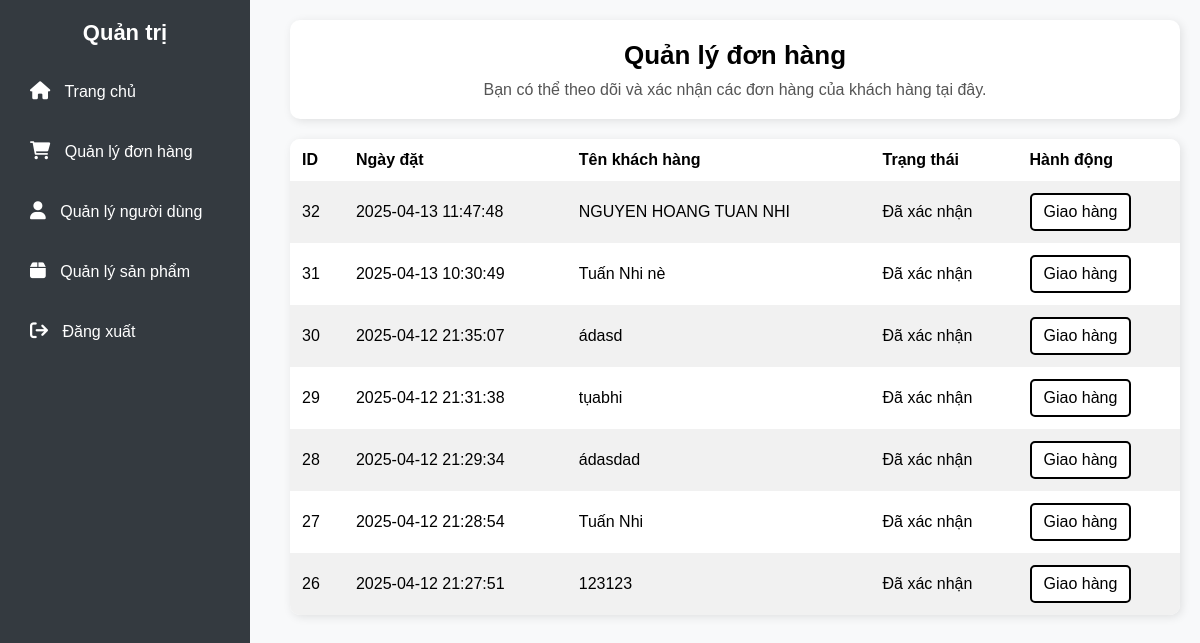
Screenshot of /view/admin/orders.php (signed in) with the database file from the repository.
### tables this page shows
CREATE TABLE `orders` (
  `id` int NOT NULL,
  `user_id` int NOT NULL,
  `total_price` decimal(10,2) NOT NULL,
  `order_date` timestamp NOT NULL DEFAULT CURRENT_TIMESTAMP,
  `status` varchar(50) DEFAULT 'pending',
  `shipping_address` text,
  `phone_number` varchar(20) DEFAULT NULL,
  `customer_name` varchar(255) NOT NULL,
  `shipping_fee` decimal(10,2) NOT NULL DEFAULT '0.00',
  `phone` varchar(20) NOT NULL,
  `address` text NOT NULL,
  `created_at` timestamp NOT NULL DEFAULT CURRENT_TIMESTAMP
);

### view/admin/orders.php (the view, shortened to what this page needs)
<?php
try {
    $conn = new PDO("mysql:host=localhost;dbname=streetsoul_store999;charset=utf8", "root", "");
    $conn->setAttribute(PDO::ATTR_ERRMODE, PDO::ERRMODE_EXCEPTION);
    $sql = "SELECT * FROM orders ORDER BY order_date DESC";
    $stmt = $conn->prepare($sql);
    $stmt->execute();
    $orders = $stmt->fetchAll(PDO::FETCH_ASSOC) ?: [];
} catch (PDOException $e) {
    echo "<p style='color: red;'>Lỗi kết nối: " . htmlspecialchars($e->getMessage()) . "</p>";
    $orders = [];
}
?>
<!DOCTYPE html>
<html lang="vi">
<head>
    <link rel="stylesheet" href="/streetsoul_store1/public/admin.css">
    <link rel="stylesheet" href="https://cdnjs.cloudflare.com/ajax/libs/font-awesome/6.0.0/css/all.min.css">
</head>
<body>
    <div class="sidebar">
        <h3>Quản trị</h3>
        <a href="/streetsoul_store1/index.php"><i class="fa fa-home"></i> Trang chủ</a>
        <a href="/streetsoul_store1/view/admin/orders.php"><i class="fa fa-shopping-cart"></i> Quản lý đơn hàng</a>
        <a href="/streetsoul_store1/view/admin/users.php"><i class="fa fa-user"></i> Quản lý người dùng</a>
        <a href="/streetsoul_store1/view/admin/products.php"><i class="fa fa-box"></i> Quản lý sản phẩm</a>
        <a href="/streetsoul_store1/view/client/logout.php"><i class="fa fa-sign-out"></i> Đăng xuất</a>
    </div>
    <div class="content">
        <div class="dashboard-card">
            <h2>Quản lý đơn hàng</h2>
            <p>Bạn có thể theo dõi và xác nhận các đơn hàng của khách hàng tại đây.</p>
        </div>
        <?php if (!empty($orders)): ?>
            <table>
                <tr>
                    <th>ID</th>
                    <th>Ngày đặt</th>
                    <th>Tên khách hàng</th>
                    <th>Trạng thái</th>
                    <th>Hành động</th>
                </tr>
                <?php foreach ($orders as $order): ?>
                <tr>
                    <td><?= htmlspecialchars($order['id']) ?></td>
                    <td><?= htmlspecialchars($order['order_date']) ?></td>
                    <td><?= htmlspecialchars($order['customer_name']) ?></td>
                    <td><?= htmlspecialchars($order['status']) ?></td>
                    <td>
                        <?php if ($order['status'] == 'Đang xử lý'): ?>
                            <a class="btn" href="confirm_order.php?id=<?= $order['id'] ?>">Xác nhận</a>
                        <?php elseif ($order['status'] == 'Đã xác nhận'): ?>
                            <a class="btn" href="delivery_order.php?id=<?= $order['id'] ?>">Giao hàng</a>
                        <?php else: ?>
                            <span>Đã giao</span>
                        <?php endif; ?>
                    </td>
                </tr>
                <?php endforeach; ?>
            </table>
        <?php else: ?>
            <div class="dashboard-card">
                <p style="text-align:center; color:#777;">Không có đơn hàng nào cần xử lý.</p>
            </div>
        <?php endif; ?>
    </div>
</body>
</html>

### view/admin/admin.css (style rules this page uses)
* { box-sizing: border-box; margin: 0; padding: 0; font-family: 'Segoe UI', Tahoma, Geneva, Verdana, sans-serif; }
body { background-color: #f8f9fa; display: flex; }
.sidebar { width: 260px; height: 100vh; background: #343a40; color: white; padding: 20px; position: fixed; display: flex; flex-direction: column; transition: 0.3s; }
.sidebar h3 { font-size: 22px; margin-bottom: 15px; text-align: center; }
.sidebar a { display: flex; align-items: center; color: white; font-size: 16px; padding: 12px; text-decoration: none; border-radius: 6px; transition: background 0.3s ease, transform 0.2s; }
.sidebar a i { margin-right: 10px; font-size: 18px; }
.content { margin-left: 280px; padding: 30px; width: 100%; }
.dashboard-card { background: white; padding: 25px; border-radius: 10px; box-shadow: 0 4px 12px rgba(0, 0, 0, 0.1); text-align: center; transition: 0.3s; }
.dashboard-card h2 { font-size: 26px; color: #007bff; margin-bottom: 15px; }
.dashboard-card p { font-size: 16px; color: #555; }

### view/admin/orders.php (style rules this page uses)
* { margin: 0; padding: 0; box-sizing: border-box; font-family: Arial, sans-serif; }
body { display: flex; background: #f8f9fa; }
.sidebar { width: 250px; height: 100vh; background: #343a40; color: white; padding: 20px; position: fixed; }
.sidebar a { display: block; color: white; padding: 10px; text-decoration: none; margin: 10px 0; transition: 0.3s; }
.content { margin-left: 270px; padding: 20px; width: 100%; }
.dashboard-card { background: white; padding: 20px; border-radius: 10px; box-shadow: 2px 2px 10px rgba(0, 0, 0, 0.1); margin-bottom: 20px; }
.dashboard-card h2 { color:rgb(0, 0, 0); margin-bottom: 10px; }
.dashboard-card p { color: #555; }
table { width: 100%; border-collapse: collapse; background: white; border-radius: 10px; overflow: hidden; box-shadow: 2px 2px 10px rgba(0, 0, 0, 0.1); }
th, td { padding: 12px; text-align: left; }
th { background:rgb(255, 255, 255); color: black; }
tr:nth-child(even) { background: #f1f1f1; }
.btn { display: inline-block; padding: 8px 12px; text-decoration: none; background:rgb(255, 255, 255); color: black; border-radius: 5px; border: 2px solid black; }

### rows the page displays
orders: id "32", order_date "2025-04-13 11:47:48", customer_name "NGUYEN HOANG TUAN NHI", status "Đã xác nhận"
orders: id "31", order_date "2025-04-13 10:30:49", customer_name "Tuấn Nhi nè", status "Đã xác nhận"
orders: id "30", order_date "2025-04-12 21:35:07", customer_name "ádasd", status "Đã xác nhận"
orders: id "29", order_date "2025-04-12 21:31:38", customer_name "tụabhi", status "Đã xác nhận"
orders: id "28", order_date "2025-04-12 21:29:34", customer_name "ádasdad", status "Đã xác nhận"
orders: id "27", order_date "2025-04-12 21:28:54", customer_name "Tuấn Nhi", status "Đã xác nhận"
orders: id "26", order_date "2025-04-12 21:27:51", customer_name "123123", status "Đã xác nhận"
